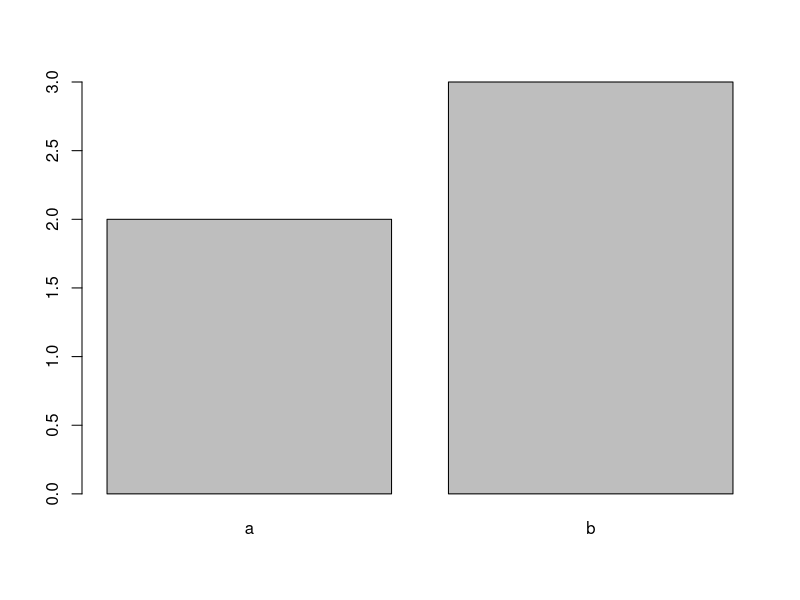
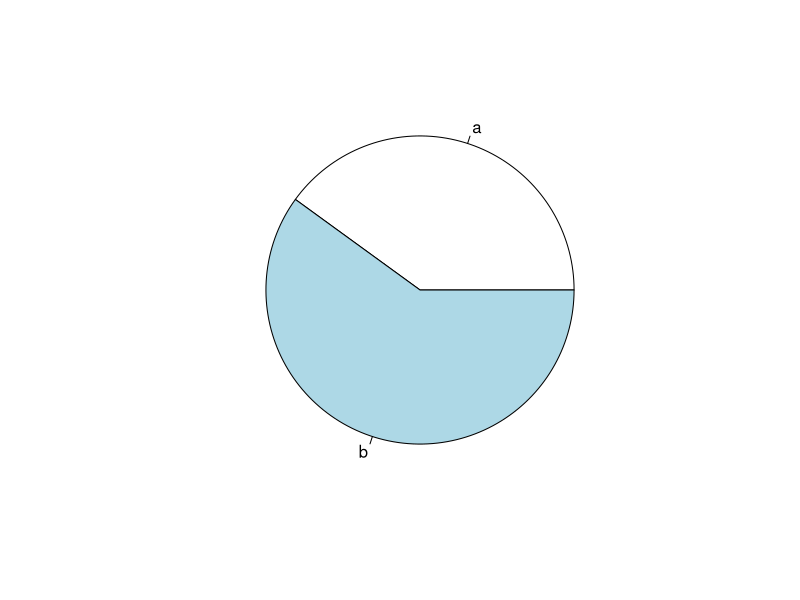
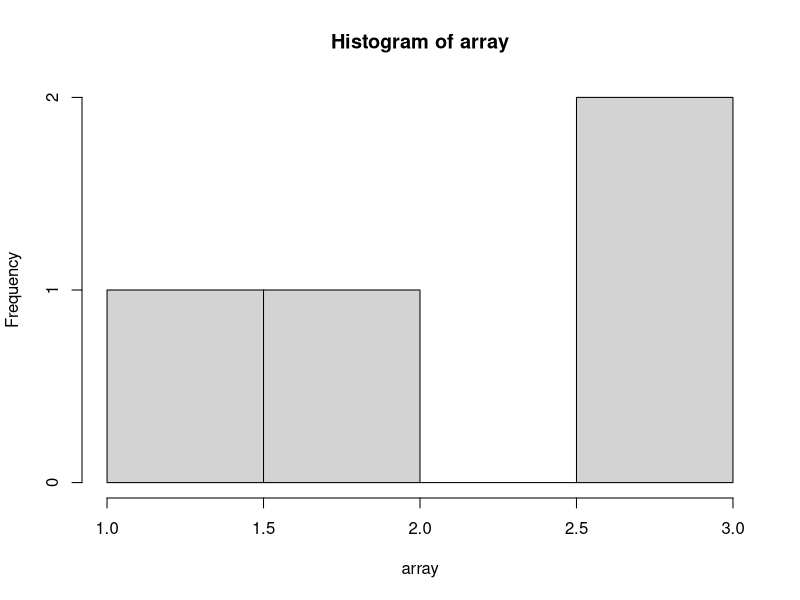

These figures' R source, in order:
# Unit 1 functions

array <- c(1,2,3,3)

# creating a frequency table:

table <- table(array)

names <- names(table) # returns the elements in the table

freq <- as.numeric(table) # returns the frequencies in the same order with the elements

# creating a relative frequency table

f_table <- prop.table(table)
print(f_table)

# bar chart and pie chart

d <- c( a = 2, b=3)
print(d)
barplot(d)

pie(d)

# creating a histogram:
# hist(x,
#    main = "Distribution of Values",
#    xlab = "Values",
#    ylab = "Frequency",
#    col = "lightblue",
#    border = "black")

hist(array)



# simple arithmetic mean

my_mean <- function(v){
  sum <- sum(v)
  N <- length(v)
  m <- sum/N
  return(trunc(m * 10000) / 10000) # for 4 decimals 
}

my_mean_f <- function(x, f){
  return(sum(x*f)/sum(f))
}


# quadratic mean or root mean:

quadratic_mean <- function(v){
  s <- 0
  for (i in v) {
    s <- s + i**2
  }
  return(trunc(sqrt(s/length(v)) * 100) / 100) # two digits
}

quadratic_mean_f <- function(x, f) {
  return(sqrt(sum((x**2) * f) / sum(f)))
}


# mode:
a <- c(7, 11, 11, 8, 12, 9, 6, 20)

get_mode <- function(x) {
  frequencies <- table(x)
  return(as.numeric(names(frequencies)[frequencies == max(frequencies)]))
}

# median:

m <- median(a)

# quartiles: 0.25, 0.5, 0.75

q1 <- quantile(a, 0.25)
q2 <- quantile(a, 0.5)

# deciles: 0.1, 0.2, ... , 0.9

# percentiles: 0.01, 0.02, .. , 0.99

# Interquartile range: Q3 - Q1

R_Q <- function(x){
  q1 <- quantile(x, 0.25)
  q3 <- quantile(x, 0.75)
  return(q3-q1)
}

# Intercentile range: P99 - P1

R_P <- function(x){
  p1 <- quantile(x, 0.01)
  q99 <- quantile(x, 0.99)
  return(p99-p1)
}

################################
# deviatian from p:
################################

deviation <- function(x, p){
  s <- 0
  for (i in x){
    s <- s + abs(i - p)
  }
  return(s/length(x))
}

deviation_f <- function(x, f, p){
  d <- sum(abs(x-p)*f)/sum(f)
  return(d)
}

################################
# mean deviation:
################################

deviation(a, mean(a))

###################################
# mean squared error or deviation:
###################################

mean_squared_dev <- function(x, p){
  s <- 0
  for (i in x){
    s <- s + (i-p)**2
  }
  
  return(s/length(x))
}

mean_squared_dev_f <- function(x, f, p){
  s <- sum(((x-p)**2) * f)
  return(s/sum(f))
}

#################################################################
# VARIANCE: 
# mean of squares of deviation concerning the mean
# population variance: sum((x - m)^2 * f) / sum(f)

# sample variance (sn**2): sum((x - m)^2 * f) / sum(f) 

# sample quasi-variance (s2): sum((x - m)^2 * f) / (sum(f)-1)
#################################################################

variance_f <- function(x, f){
   m <- my_mean_f(x, f)
   return(sum(((x-m)**2)*f)/sum(f))
}



variance <- function(x){
  m <- mean(x)
  return(sum((x-m)**2)/length(x))
}

###############################################
# standard deviation: squareroot of variance
# tells how spread data is
###############################################

standard_dev_f <- function(x, f){
  m <- my_mean(x, f)
  s <- sum((x-m)^2 * f) / sum(f)
  return(sqrt(s))
}

standard_dev <- function(x){
  return(sqrt(variance(x)))
}


#############################################################
# STANDARDISED VARIABLE
# compare data with different means and standard deviations
#  zᵢ = (xᵢ − x̄) / sₙ
# if |z| < 1: close to the mean
# if |z| near 2: not unusually far
# if |z| > 3: possibly and outlier
#############################################################

z_var <- function(x){
  m <- mean(x)
  s <- standard_dev(x)
  return((x-m)/s)
}

###########################################################
# pearson's coefficient of variace: CV 
# CV = sd/abs(mean)
# measures the spreadness of data based on the mean
# low CV: data is homogenous and mean is dependable
# high CV: data is heterogenous and mean is a weak measure
###########################################################

CV <- function(x){
  s <- standard_dev(x)
  return(s/abs(mean(x)))
}

#################################################################
# moment of order r with respect to the point c:
# measures the shape they measure deviation from the center
# high r value means measurement is very sensitive to far points
#################################################################

moment_of_order <- function(x, r, c){
  return(sum((x-c)**r)/length(x))
}

moment_of_order_freq <- function(x, r, c, f){
  return(sum((x-c)^r*f) / sum(f))
}

####################################
# ordinary moment of order
# c = 0
####################################


ordinary_moment <- function(x, r){
  return(sum(x**r)/length(x))
}

ordinary_moment_freq <- function(x, r, f){
  return(sum(x^r * f) / sum(f))
}

#########################################################
# central moment of order r : 
# arithmetic mean of rth powers of deviatian from mean
#########################################################

central_moment <- function(x, r){
  return(sum((x-mean(x))**r)/length(x))
}

central_moment_freq <- function(x, r, f){
  m <- my_mean_f(x, f)
  return(sum((x - m)^r * f) / sum(f))
}

##############################################
# pearson's skewness coefficient
##############################################

pearson_skewness <- function(x){
  mo <- get_mode(x)
  s <- standard_dev(x)
  me <- mean(x)
  return((me - mo) / s)
  
}

###############################################
# fisher skewness coefficient
# g₁ = μ₃ / sₙ³ (central moment of order 3 / cube of sd)
# g₁ = 0: symmetric. The two sides balance.
# g₁ > 0: positive (right) skew. A long tail to the right, i.e. a few unusually large values. Usually mean > median.
# g₁ < 0: negative (left) skew. A long tail to the left, i.e. a few unusually small values. Usually mean < median.
###############################################

fisher_g1 <- function(x){
  return(central_moment(x,3)/(standard_dev(x)**3))
}

fisher_g1_freq <- function(x, f){
  return(central_moment_freq(x, 3, f) / (standard_dev_f(x, f)^3) )
}

#########################################################################
# fisher's curtoises coefficient
# g₂ = μ₄ / sₙ⁴ − 3( (central moment of order 4 / fourth power of sd) - 3
# g2 = 0	Mesokurtic: normal distribution. extreme values about as often as a normal distribution would give
# g2 > 0 Leptokurtic: sharp peak, heavy tails.	most values packed near the mean, but more outliers than normal
# g2 < 0 Platykurtic: Flat, light tails. values spread evenly across the range, with few or no extremes
#########################################################################

fisher_g2 <- function(x){
  return(central_moment(x,4)/(standard_dev(x)**4) -3)
}

fisher_g2_freq <- function(x, f){
  return(central_moment_freq(x,4,f)/(standard_dev_f(x, f)**4) -3)
}


########################################
# outliers
# to detect a specific outlier calculate standardized variable z for whole vector
# if z>3 definetely an outlier
# interquartile range rule
########################################

iqr_outliers <- function(x) {
  q1  <- quantile(x, 0.25)
  q3  <- quantile(x, 0.75)
  iqr <- q3 - q1
  list(
    outliers = x[x < q1 - 1.5*iqr | x > q3 + 1.5*iqr],
    extreme  = x[x < q1 - 3*iqr   | x > q3 + 3*iqr]
  )
}
